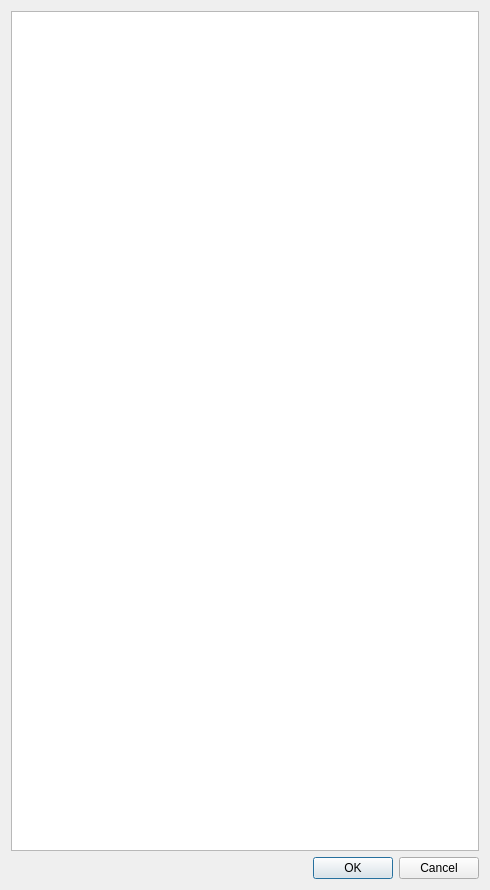
<?xml version="1.0" encoding="UTF-8"?>
<ui version="4.0">
 <class>SelectScriptTool</class>
 <widget class="QWidget" name="SelectScriptTool">
  <property name="geometry">
   <rect>
    <x>0</x>
    <y>0</y>
    <width>490</width>
    <height>890</height>
   </rect>
  </property>
  <property name="windowTitle">
   <string>Select Game Script...</string>
  </property>
  <layout class="QVBoxLayout" name="verticalLayout">
   <item>
    <widget class="QTreeView" name="gameScripts"/>
   </item>
   <item>
    <widget class="QDialogButtonBox" name="buttonBox">
     <property name="standardButtons">
      <set>QDialogButtonBox::Cancel|QDialogButtonBox::Ok</set>
     </property>
    </widget>
   </item>
  </layout>
 </widget>
 <resources/>
 <connections/>
</ui>
